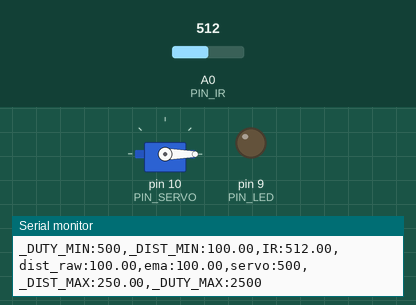
Recording of a sketch running on a simulated Arduino Uno, built with avr-gcc and run on an emulated ATmega328P. On the bench: servo, output pins drawn as LEDs (lit = HIGH), the last lines printed to the serial monitor. The test bench sets the inputs (shaded band); at power-on: A0 (PIN_IR) = 512.

Above: at 1.2 s.
1.3 s: A0 (PIN_IR) set to 357
2.8 s: A0 (PIN_IR) set to 335
At 4.1 s:
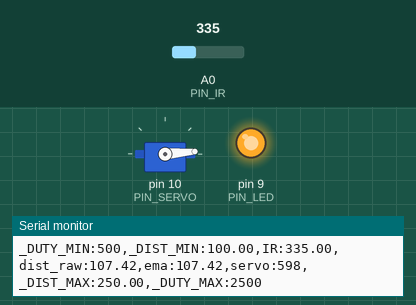
4.4 s: A0 (PIN_IR) set to 306
At 6.1 s:
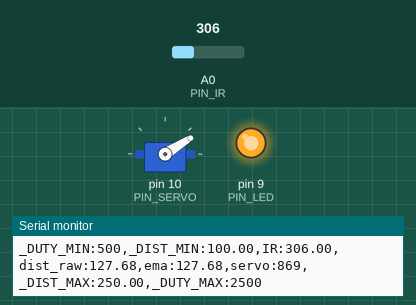
6.4 s: A0 (PIN_IR) set to 240
At 7.7 s:
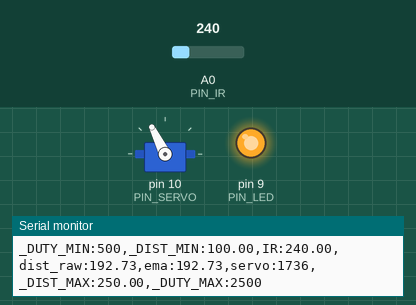
8.2 s: A0 (PIN_IR) set to 260
At 9.5 s:
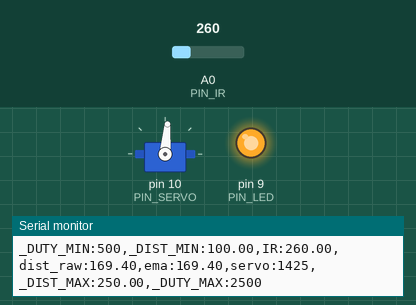
10.0 s: A0 (PIN_IR) set to 122
At 10.5 s:
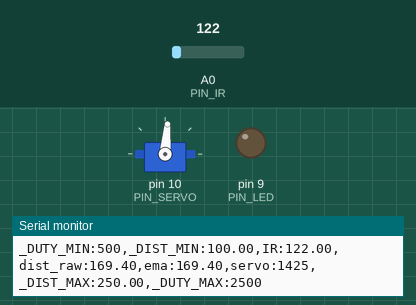
Timing chart, 0 to 12.5 s (numbered marks = the images above; inputs shaded):
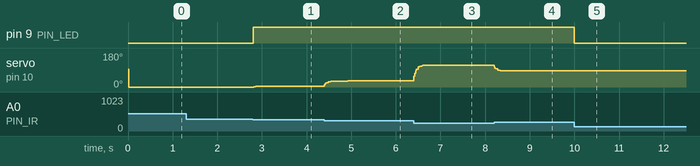

Measured:
- the behaviour switches between 348 and 347 on A0 (PIN_IR) (found by bisection; images 0 and 1)
- after the input at 2.8 s, pin 9 (PIN_LED): LOW → HIGH at once; servo on pin 10 (PIN_SERVO): 0° → 4° at once, → 5° 0.12 s later
- after the input at 4.4 s, servo on pin 10 (PIN_SERVO): 5° → 31° at once, → 32° 0.52 s later
- after the input at 6.4 s, servo on pin 10 (PIN_SERVO): moves from 32° to 116° over 0.36 s, starting at once
- after the input at 8.2 s, servo on pin 10 (PIN_SERVO): 116° → 86° at once, → 85° 0.34 s later
- after the input at 10.0 s, pin 9 (PIN_LED): HIGH → LOW at once

The sketch:

17_example_3.ino
```cpp
#include <Servo.h>

// Arduino pin assignment
#define PIN_IR    0         // IR sensor at Pin A0
#define PIN_LED   9
#define PIN_SERVO 10

#define _DUTY_MIN 500  // servo full clock-wise position (0 degree)
#define _DUTY_NEU 1500  // servo neutral position (90 degree)
#define _DUTY_MAX 2500  // servo full counter-clockwise position (180 degree)

#define _DIST_MIN  100.0   // minimum distance 100mm
#define _DIST_MAX  250.0   // maximum distance 250mm

#define EMA_ALPHA  0.3      // for EMA Filter

#define LOOP_INTERVAL 20   // Loop Interval (unit: msec)

Servo myservo;
unsigned long last_loop_time;   // unit: msec

float dist_prev = _DIST_MIN;
float dist_ema = _DIST_MIN;

void setup()
{
  pinMode(PIN_LED, OUTPUT);

  myservo.attach(PIN_SERVO);
  myservo.writeMicroseconds(_DUTY_NEU);

  Serial.begin(1000000);    // 1,000,000 bps
}

void loop()
{
  unsigned long time_curr = millis();
  int duty;
  float a_value, dist_raw;

  // wait until next event time
  if (time_curr < (last_loop_time + LOOP_INTERVAL))
    return;
  last_loop_time += LOOP_INTERVAL;

  a_value = analogRead(PIN_IR);
  dist_raw = ((6762.0 / (a_value - 9.0)) - 4.0) * 10.0 - 60.0;

  // Range Filter: Check if distance is within valid range
  if (dist_raw >= _DIST_MIN && dist_raw <= _DIST_MAX) {
    digitalWrite(PIN_LED, HIGH);  // Turn on LED when in range
    dist_prev = dist_raw;          // Update previous distance
  } else {
    digitalWrite(PIN_LED, LOW);    // Turn off LED when out of range
    dist_raw = dist_prev;          // Keep previous valid distance
  }

  // EMA Filter: Exponential Moving Average
  dist_ema = EMA_ALPHA * dist_raw + (1.0 - EMA_ALPHA) * dist_ema;

  // Manual mapping without map() function
  // duty = (dist_ema - _DIST_MIN) * (_DUTY_MAX - _DUTY_MIN) / (_DIST_MAX - _DIST_MIN) + _DUTY_MIN
  duty = (int)((dist_ema - _DIST_MIN) * (_DUTY_MAX - _DUTY_MIN) / (_DIST_MAX - _DIST_MIN) + _DUTY_MIN);


  myservo.writeMicroseconds(duty);

  Serial.print("_DUTY_MIN:");  Serial.print(_DUTY_MIN);
  Serial.print(",_DIST_MIN:");  Serial.print(_DIST_MIN);
  Serial.print(",IR:");        Serial.print(a_value);
  Serial.print(",dist_raw:");  Serial.print(dist_raw);
  Serial.print(",ema:");       Serial.print(dist_ema);
  Serial.print(",servo:");     Serial.print(duty);
  Serial.print(",_DIST_MAX:"); Serial.print(_DIST_MAX);
  Serial.print(",_DUTY_MAX:"); Serial.print(_DUTY_MAX);
  Serial.println("");
}
```
